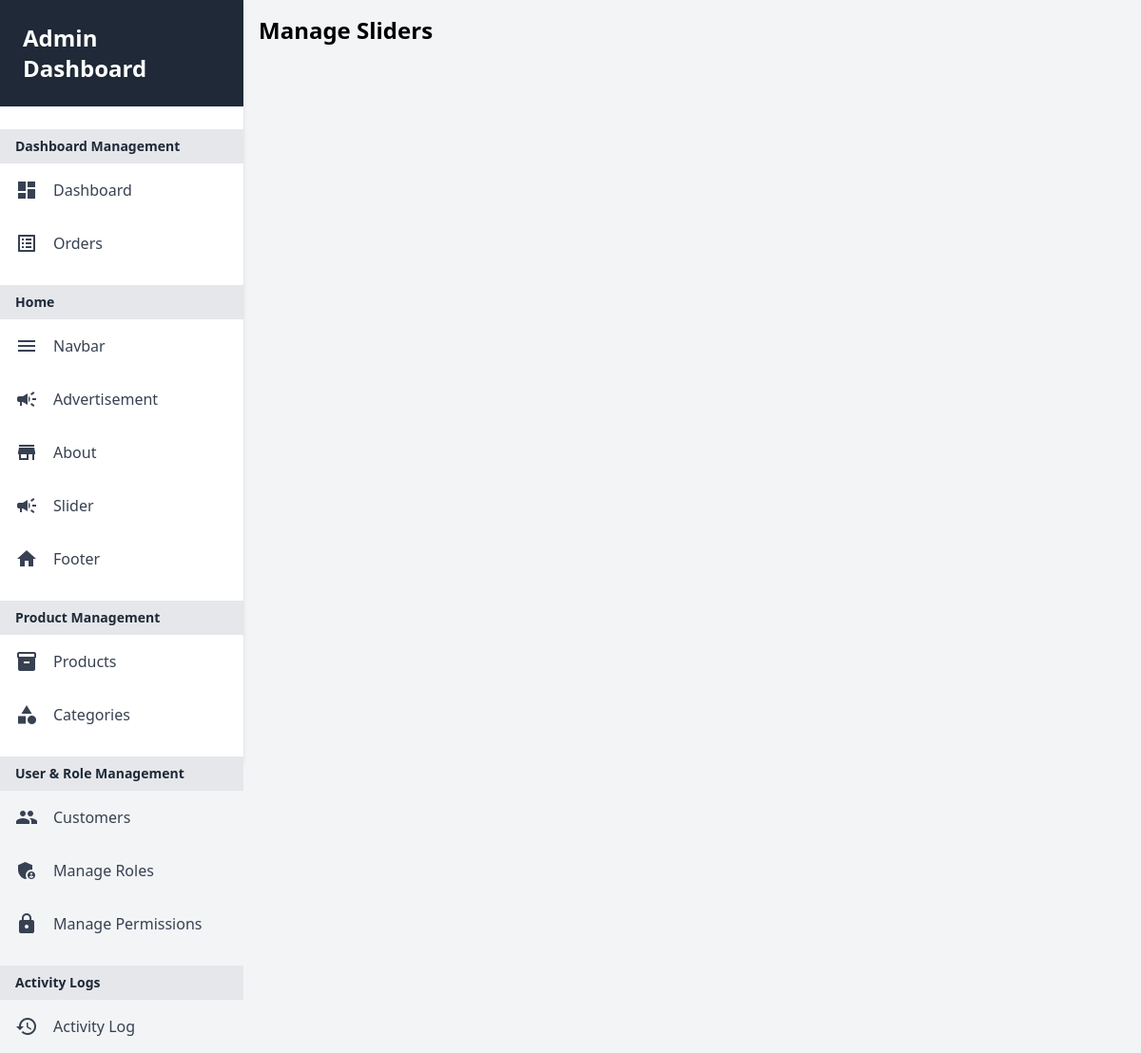
Before: /user/slider/ (signed in) with the older database file.
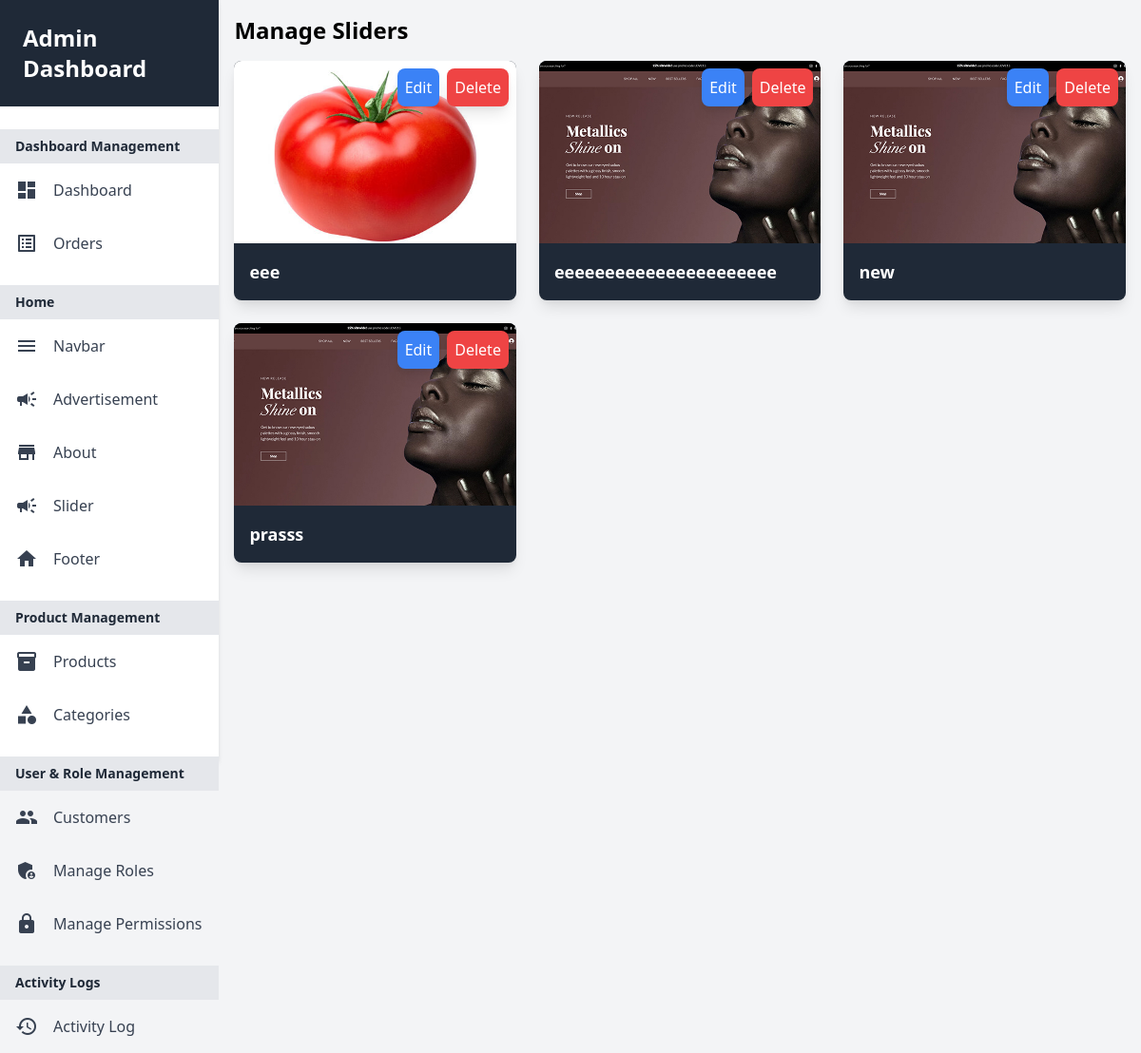
After: the same page with the newer database file.
### core/models.py (models this page shows, shortened)
class Slider(models.Model):
    title = models.CharField(max_length=100)
    image = models.ImageField(upload_to="slider")
    description = RichTextUploadingField(null=True, blank=True)
    status = models.CharField(choices=STATUS_CHOICES, max_length=20, default="Active")  # Increase max_length
    updated_by = models.ForeignKey(User, on_delete=models.SET_NULL, null=True, related_name='updated_sliders')
    class Meta:
        verbose_name_plural = "Sliders"

### userauth/decorators.py (the view)
        def _wrapped_view(request, *args, **kwargs):
            user_groups = request.user.groups.values_list('name', flat=True)
            if not any(role in user_groups for role in allowed_roles):
                return HttpResponseForbidden("You do not have permission to view this page.")
            return view_func(request, *args, **kwargs)

### ecomprj/context_processors.py (called while the page is built, shortened)
def default(request):
    cart_total_amount = 0
    cart_count = 0
    months = []
    monthly_sales = []
    if request.user.is_authenticated:
        address = Address.objects.filter(user_id=request.user.id).first()
    else:
        address = None  # For anonymous users, set address to None or handle appropriately
    categories = Category.objects.all()
    vendors = Vendor.objects.all()
    min_max_price = Product.objects.aggregate(Min("price"), Max("price"))
    return {
        'address': address,
        'categories': categories,
        'vendors': vendors,
        'min_max_price': min_max_price,
        'cart_total_amount': cart_total_amount,  # Adding cart total amount to the context
        'cart_count': cart_count,
        'months': months,
        'monthly_sales': monthly_sales,
    }

### userauth/views.py (called while the page is built)
@login_required
@allowed_users(allowed_roles=['Admin'])
def slider_list(request):
    sliders = Slider.objects.all()[:4]  # Limit to 4 sliders
    return render(request, 'userauth/slider_list.html', {'sliders': sliders})

### templates/userauth/slider_list.html (shortened to what this page needs)
{% extends 'partials/baseadmin.html' %}
{% load static %}
{% block content %}
<div class="p-4">
    <h2 class="text-2xl font-semibold mb-4">Manage Sliders</h2>
    <div class="grid grid-cols-1 md:grid-cols-2 lg:grid-cols-3 gap-6">
        {% for slider in sliders %}
        <div class="relative bg-gray-800 rounded-lg shadow-lg overflow-hidden">
            <img src="{{ slider.image.url }}" alt="{{ slider.title }}" class="w-full h-48 object-cover">
            <div class="p-4">
                <h3 class="text-lg font-semibold text-white">{{ slider.title }}</h3>
            </div>
            <div class="absolute top-2 right-2 flex space-x-2">
                <a href="{% url 'userauth:slider_edit' slider.id %}" class="bg-blue-500 text-white p-2 rounded-lg shadow-lg hover:bg-blue-600">
                    Edit
                </a>
                <a href="#" class="bg-red-500 text-white p-2 rounded-lg shadow-lg hover:bg-red-600">
                    Delete
                </a>
            </div>
        </div>
        {% endfor %}
    </div>
</div>
{% endblock %}

Changed rows visible on the page:
added Slider: image (picture), title "eee"
added Slider: image (picture), title "eeeeeeeeeeeeeeeeeeeeee"
added Slider: image (picture), title "new"
added Slider: image (picture), title "prasss"
